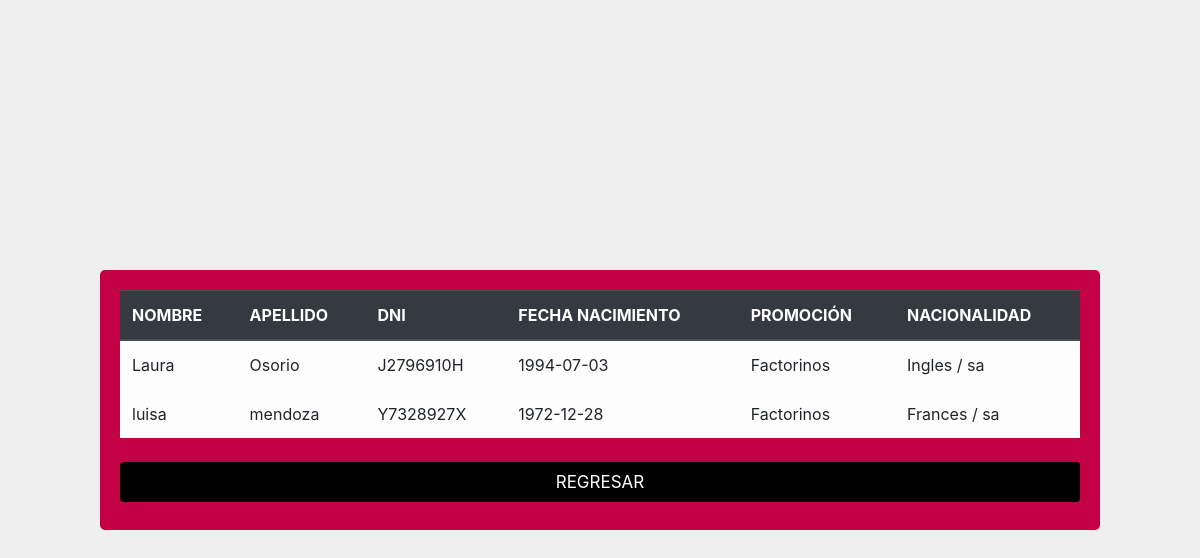
Page /php/consulCod_for.php (signed in) on the committed database.
### tables this page shows
CREATE TABLE `coders` (
  `id_coders` int(11) NOT NULL,
  `nombre` varchar(50) NOT NULL,
  `apellido` varchar(50) NOT NULL,
  `dni` varchar(50) NOT NULL,
  `fecha` date DEFAULT NULL,
  `fk_promociones` int(11) NOT NULL,
  `fk_pais` int(11) DEFAULT NULL,
  `estatus` int(1) NOT NULL
);

CREATE TABLE `promociones` (
  `id_promociones` int(11) NOT NULL,
  `nombre` varchar(50) NOT NULL,
  `fecha` text DEFAULT NULL,
  `fk_fabrica` int(11) NOT NULL,
  `estatus` int(1) DEFAULT NULL
);

CREATE TABLE `pais` (
  `id_pais` int(11) NOT NULL,
  `nombre` varchar(50) NOT NULL,
  `nacionalidad` varchar(20) DEFAULT NULL
);

### php/consulCod_for.php (the view, shortened to what this page needs)
<?php
include 'conexion.php';
?>
<!DOCTYPE html>
<html lang="es">
<head>
    <link rel="stylesheet" href="https://stackpath.bootstrapcdn.com/bootstrap/4.3.1/css/bootstrap.min.css">
    <link rel="stylesheet" type="text/css" href="../css/tables.css">
</head>
<body>
  <section class="content1">
      <table id="example" data-order='[[0,"asc"],[1, "asc"],[2, "asc"],[3,"asc"],[4, "asc"],[5, "asc"]]' data-page-length='25' class="table table-light table-hover table-dark-bordered">
    <thead class="thead-dark">
        <tr>
            <th scope="col">NOMBRE</th>
            <th scope="col">APELLIDO</th>
            <th scope="col">DNI</th>
            <th scope="col">FECHA NACIMIENTO</th>
            <th scope="col">PROMOCIÓN</th>
            <th scope="col">NACIONALIDAD</th>
        </tr>
    </thead>
<?php
        $sql = "SELECT coders.nombre, coders.apellido, coders.dni,coders.fecha, promociones.nombre, pais.nacionalidad FROM coders
                INNER JOIN promociones ON promociones.id_promociones=coders.fk_promociones
                INNER JOIN pais ON pais.id_pais=coders.fk_pais
                INNER JOIN usuarios_promo ON usuarios_promo.fk_promociones=promociones.id_promociones WHERE usuarios_promo.estatus=1 AND usuarios_promo.fk_usuarios='$_SESSION[id]'";
        $r = mysqli_query($link,$sql);
        while ($arr = mysqli_fetch_array($r)){ ?>
             <tr>
                <td><?php echo $arr[0]; ?></td>
                <td><?php echo $arr[1]; ?></td>
                <td><?php echo $arr[2]; ?></td>
                <td><?php echo $arr[3]; ?></td>
                <td><?php echo $arr[4]; ?></td>
                <td><?php echo $arr[5]; ?></td>
            </tr>
           <?php } ?>
      </table>
      <input type="button" onclick="location.href='http://localhost/villatomillo/'" name="regresar" id="regresar" value="REGRESAR">
      </section>
<link rel="stylesheet" type="text/css" href="https://cdn.datatables.net/v/bs4/dt-1.10.18/datatables.min.css" />
</body>
</html>

### css/tables.css (style rules this page uses)
html { background-color: #efefef; }
.content1 { display:table; width:1000px; border-radius: 5px; background-color: #c30044; padding: 20px; position: absolute; left: 50%; top: 50%; transform: translate(-50%, -50%); align-items: center; }
input[type=button] { width: 100%; height: 40px; background-color: #000000; color: white; padding: 14px 20px; margin: 8px 0; border: none; border-radius: 4px; cursor: pointer; font-size: 17px; line-height: 10PX; }

### rows in the picture
coders: nombre "Laura", apellido "Osorio", dni "J2796910H", fecha "1994-07-03", fk_promociones.nombre "Factorinos", fk_pais.nacionalidad "Ingles / sa"
coders: nombre "luisa", apellido "mendoza", dni "Y7328927X", fecha "1972-12-28", fk_promociones.nombre "Factorinos", fk_pais.nacionalidad "Frances / sa"
